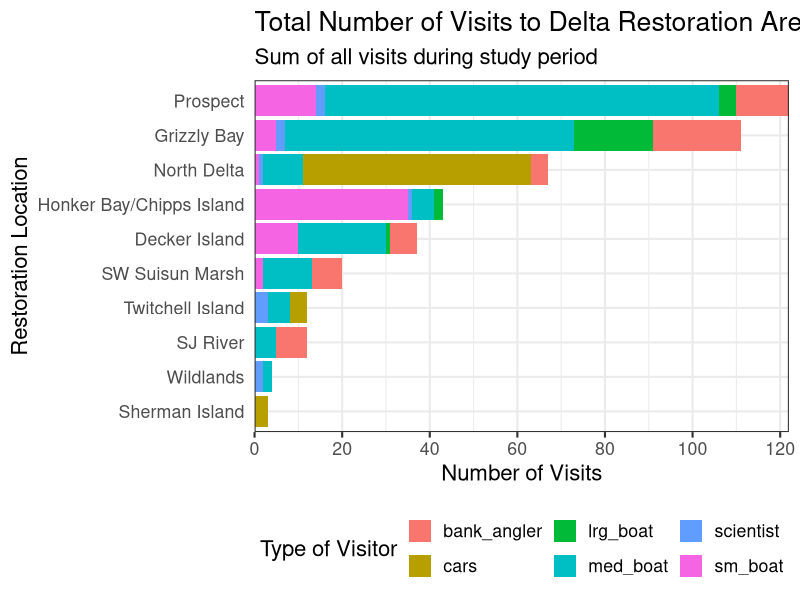

Here is the R script that generated this plot:
## This script creates a finalize plot for total visits to Delta restoration sites by "type" of visitor

## Load libraries ----
library(readr)
library(ggplot2)
library(forcats)
library(dplyr)
# second change

## Read data ----
visits_loc <- read_csv("data_clean/delta_restoration_loc_visits_2022_2023.csv")


## Adding column with total number of visitors ----
visits_totals <- visits_loc %>% 
    group_by(restore_loc) %>%
    mutate(n = sum(total_visits)) %>% 
    ungroup()


## Saving my plotting theme ----
my_theme <- theme_bw(base_size = 16) +
    theme(legend.position = "bottom",
          axis.ticks.y = element_blank())

## Plot ----
ggplot(data = visits_totals,
       aes(x = fct_reorder(restore_loc, n), y = total_visits,
           fill = visitor_type))+
    geom_col()+
    labs(x = "Restoration Location",
         y = "Number of Visits",
         fill = "Type of Visitor",
         title = "Total Number of Visits to Delta Restoration Areas by visitor type",
         subtitle = "Sum of all visits during study period")+
    coord_flip()+
    scale_y_continuous(breaks = seq(0,120, 20), expand = c(0,0))+
    my_theme


